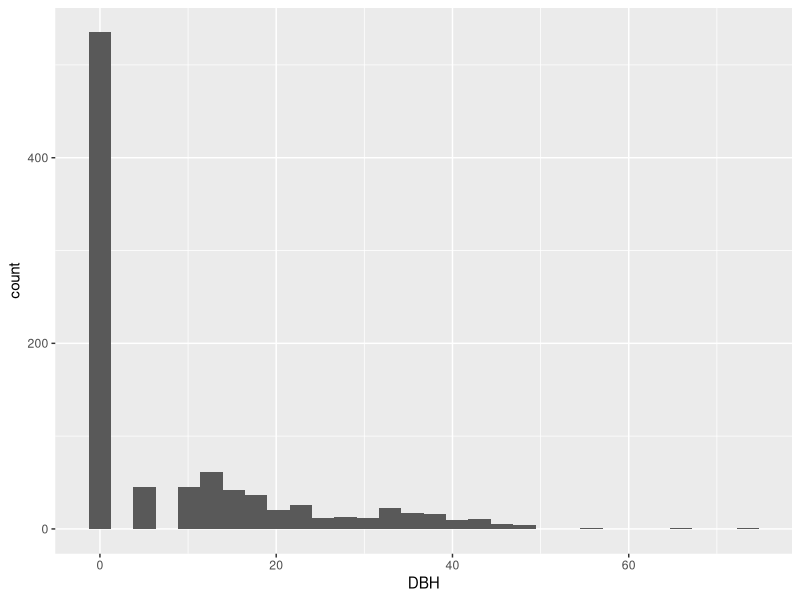
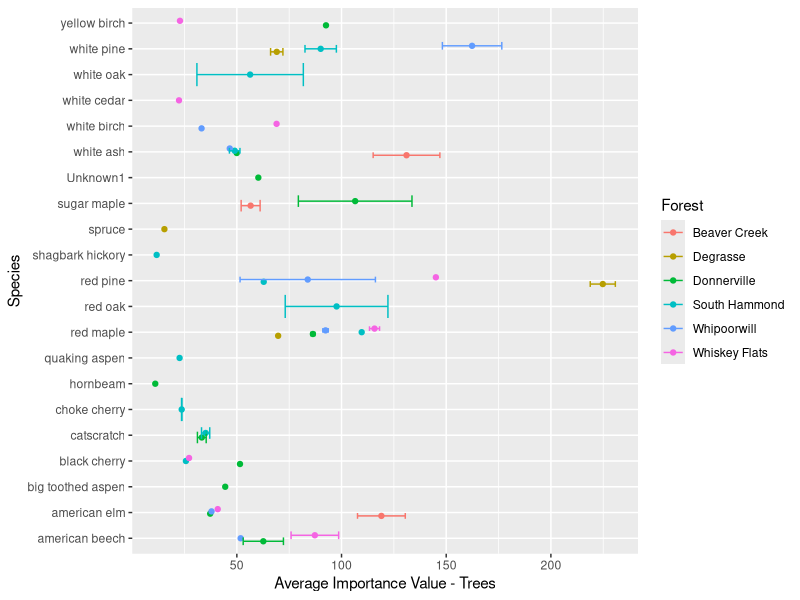
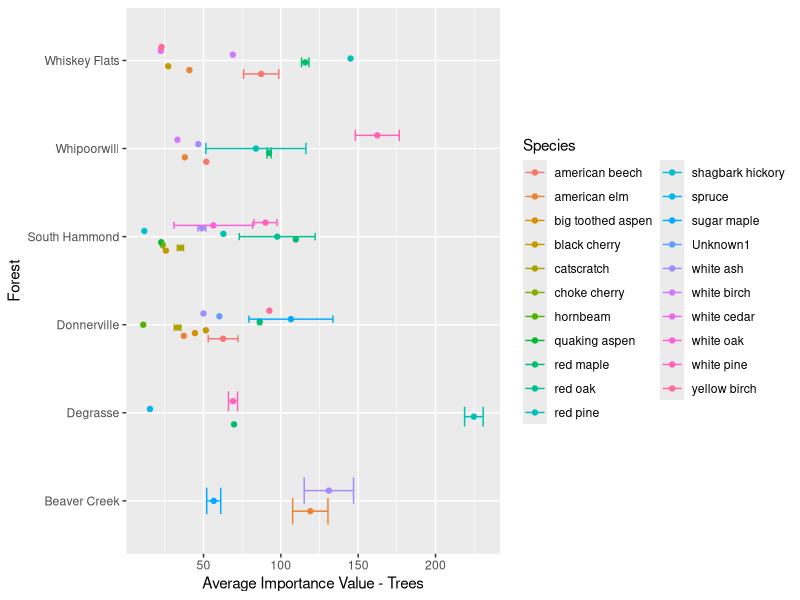
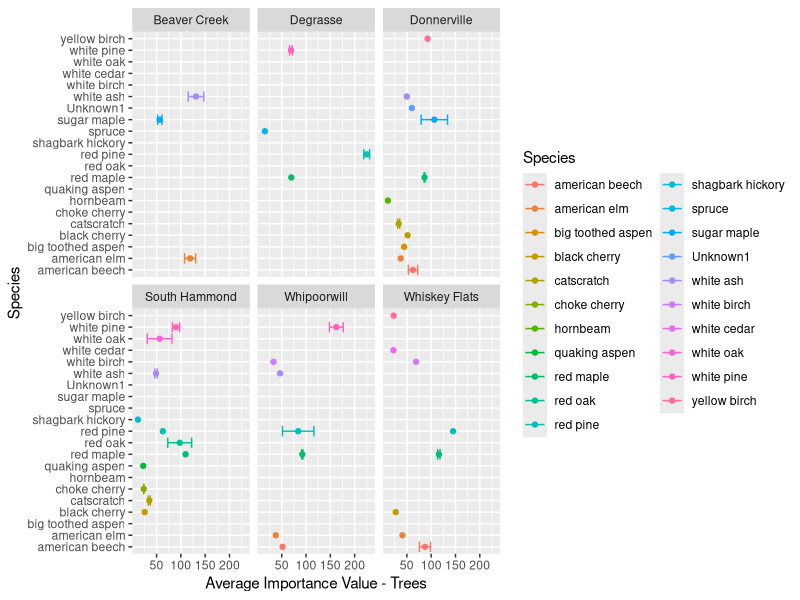
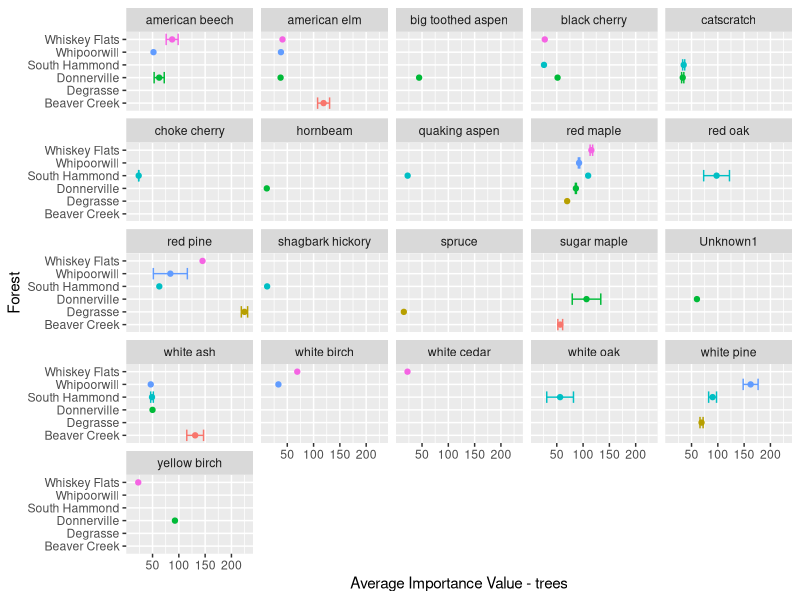
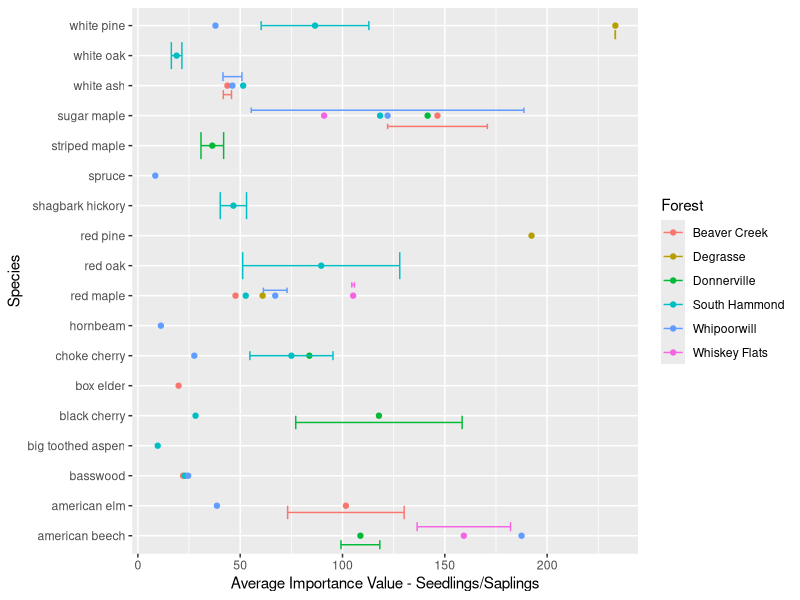
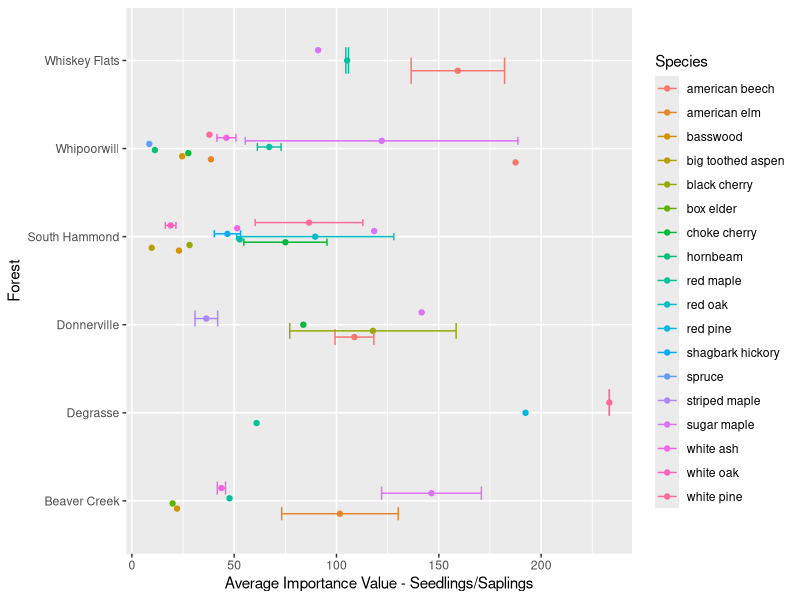
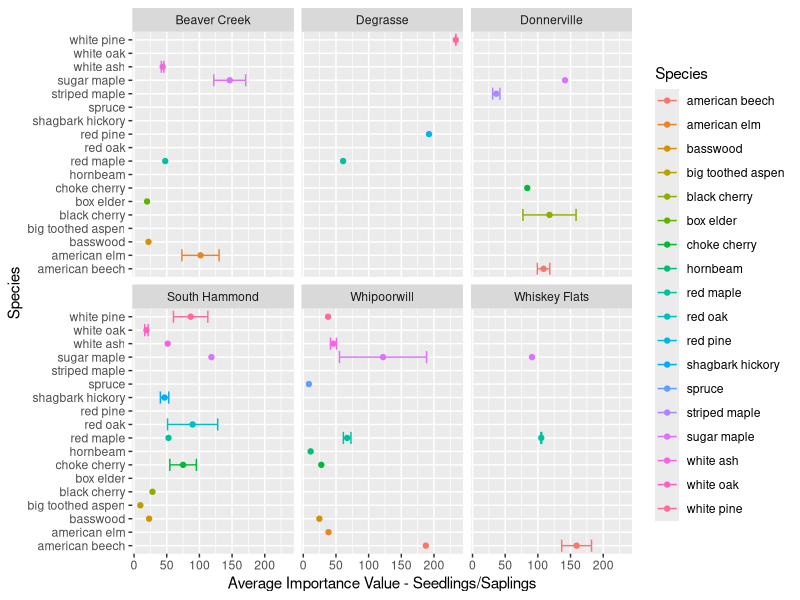

Source code (R) for these figures, in order:
## ---- chunk 1
rm(list = ls())
library(dplyr)
library(tidyr)
library(ggplot2)
## ---- chunk 2
DF<-read.csv("Data/forests.csv")
## ---- chunk 3
ggplot(DF, aes(DBH))+
   geom_histogram()
## ---- chunk 4
big<-filter(DF, DBH >= 60)
big
## ---- chunk 5
species<-levels(DF$Species)
species
## ---- chunk 6
trees<-filter(DF, Type == "tree")
seedsap<-filter(DF, Type != "tree")
## ---- chunk 7
APP_t<-400 #AreaPerPlot = 400m2 per forest plot
## ---- chunk 8
PerP<-trees %>% group_by(Forest, PlotID) %>% summarise(
  treesPerP = length(Species) 
)
## ---- chunk 9
PerP<-PerP %>% mutate(
  TreesPerM2 = treesPerP/APP_t #units is trees per m2
)
## ---- chunk 10
PerP<-PerP %>% mutate(
  TreesPerHect=TreesPerM2*10000
)
## ---- chunk 11
ImportancePerPlot<-trees %>% group_by(Forest, PlotID, Species) %>% summarise(
  Number = length(Species),
  NumPerM2 = Number/APP_t,
  NumPerHect = NumPerM2*10000
)
## ---- chunk 12
ImportancePerPlot<-left_join(ImportancePerPlot, PerP, by = c("Forest", "PlotID"))
## ---- chunk 13
ImportancePerPlot <- ImportancePerPlot %>% mutate(
  RelDen = (NumPerHect/TreesPerHect)*100 #units are trees of that species per hectare
)
## ---- chunk 14
ForestTraits<- ImportancePerPlot %>% group_by(Forest) %>% summarize(
  meanTDensity = mean(TreesPerHect, na.rm = T),
  sdTDensity = sd(TreesPerHect, na.rm = T)
)
## ---- chunk 15
trees<-trees %>% mutate(
  BA = (pi*((DBH/2)*(DBH/2)))
)

## ---- chunk 16
Dominance<-trees %>% group_by(Forest, PlotID) %>% summarize(
  TotBA = sum(BA), #units is basal area of all species per plot
  Dom = sum(BA)/APP_t, #units is area of tree per m2 of plot
  DomPerHect = Dom*10000 #units is basal area per hectare of forest
)
## ---- chunk 17
DomSummary<-Dominance %>% group_by(Forest) %>% summarize(
  meanDom = mean(DomPerHect, na.rm = T),
  sdDom = sd(DomPerHect, na.rm = T)
)

ForestTraits$meanTDom<-DomSummary$meanDom
ForestTraits$sdTDom<-DomSummary$sdDom
## ---- chunk 18
PerP$TotBA = Dominance$TotBA
PerP$TotDom=Dominance$Dom
## ---- chunk 19
DomPerSp<-trees %>% group_by(Forest, PlotID, Species) %>% summarize(
  BA = sum(BA),
  Dom = sum(BA)/APP_t
)
## ---- chunk 20
ImportancePerPlot<-left_join(ImportancePerPlot, DomPerSp)
## ---- chunk 21
ImportancePerPlot<-left_join(ImportancePerPlot, PerP, by = c("Forest", "PlotID"))
## ---- chunk 22
ImportancePerPlot<-ImportancePerPlot %>% mutate(
  RelDom = 100*(Dom/TotDom)
)
## ---- chunk 23
treePlots<-nrow(PerP)
## ---- chunk 24
SpeciesByPlots<-trees %>% group_by(Forest, Species, PlotID) %>% summarise(
  NumInPlot = length(PlotID))
#num in plot corresponds to Number in ImportancePerPlot
ImportancePerPlot<-ImportancePerPlot %>% mutate(
  plot_present = 1
)
#assign each species in each plot a value of 1 to indicate present rather than the actual count of trees.

SpByP<-ImportancePerPlot %>% group_by(Species) %>% summarise(
  NumPlots = sum(plot_present)
)

SpByP<-SpByP %>% mutate(
  TotPlots = nrow(PerP),
  RelFreq = (NumPlots/TotPlots)*100
)
  
## ---- chunk 25
ImportancePerPlot<-left_join(ImportancePerPlot, SpByP, by = "Species")
## ---- chunk 26
ImportancePerPlot <-  ImportancePerPlot %>% mutate(
  IV = RelDen+RelDom+RelFreq
)
## ---- chunk 27
TreeIV<-select(ImportancePerPlot, c(Forest, PlotID, Species,RelDen, RelDom,RelFreq, IV))

write.csv(TreeIV, "Data/TreeImportancValues.csv")
## ---- chunk 28
AvgIVtrees<-ImportancePerPlot %>% group_by(Forest, Species) %>% summarize(
  IV_mean=mean(IV,na.rm=T),
  IV_sd =sd(IV, na.rm = T),
  IV_sem = sd(IV, na.rm = T)/sqrt(sum(!is.na(IV)))
)
## ---- chunk 29
dodge<-position_dodge(0.35)
## ---- chunk 30
ggplot(AvgIVtrees, aes(Species, IV_mean, group = Forest, color = Forest))+
  geom_point(position = dodge)+
  geom_errorbar(aes(ymin = IV_mean - IV_sem, ymax = IV_mean + IV_sem),position = dodge)+
  labs(y = "Average Importance Value - Trees")+
  coord_flip()
## ---- chunk 31
ggplot(AvgIVtrees, aes(Forest, IV_mean, group = Species, color = Species))+
  geom_point(position = dodge)+
  geom_errorbar(aes(ymin = IV_mean - IV_sem, ymax = IV_mean + IV_sem), position = dodge)+
  labs(y = "Average Importance Value - Trees")+
  coord_flip()
## ---- chunk 32
ggplot(AvgIVtrees, aes(Species, IV_mean, color = Species))+
  geom_point(position = dodge)+
  geom_errorbar(aes(ymin = IV_mean - IV_sem, ymax = IV_mean + IV_sem),position = dodge)+
  labs(y = "Average Importance Value - Trees")+
  coord_flip()+
  facet_wrap(~Forest)
## ---- chunk 33
ggplot(AvgIVtrees, aes(Forest, IV_mean, color = Forest))+
  geom_point()+
  geom_errorbar(aes(ymin = IV_mean - IV_sem, ymax = IV_mean + IV_sem))+
  labs(y = "Average Importance Value - trees")+
  coord_flip()+
  facet_wrap(~Species)+
  theme(legend.position="none")
## ---- chunk 34
APP_ss<-30 #30m2 for the 3 seedling/sapling plots
## ---- chunk 35
sPerP<-seedsap %>% group_by(Forest, PlotID) %>% summarise(
  ssapPerP = length(Species)
)
## ---- chunk 36
sPerP<-sPerP %>% mutate(
  total_density = ssapPerP/APP_ss,#units is ssap per m2
  ssDensPerHectare = total_density*10000
)
## ---- chunk 37
seedsap_means<-sPerP %>% group_by(Forest) %>% summarize(
  mean_ss_dens_per_hect = mean(ssDensPerHectare, na.rm = T),
  sd_ss_dens_per_hect = sd(ssDensPerHectare, na.rm = T)
)

ForestTraits$mean_ss_dens_per_hect = seedsap_means$mean_ss_dens_per_hect
ForestTraits$sdSSDensity = seedsap_means$sd_ss_dens_per_hect
## ---- chunk 38
sImportancePerPlot<-seedsap %>% group_by(Forest, PlotID, Species) %>% summarise(
  Number = length(Species)
)
## ---- chunk 39
sImportancePerPlot<-sImportancePerPlot %>% mutate(
  dens_in_plot = Number/APP_ss, #units is seedlings/saplings per m2
  dens_per_hect = dens_in_plot*10000 #units is seedlings/saplings per hectare
)
## ---- chunk 40
sImportancePerPlot<-left_join(sImportancePerPlot, sPerP, by = c("Forest", "PlotID"))
## ---- chunk 41
sImportancePerPlot<-sImportancePerPlot %>% mutate(
  RelDen = (dens_in_plot/total_density)*100
)
## ---- chunk 42
seedsap<-seedsap %>% mutate(
  BA = (pi*((DBH/2)*(DBH/2)))
)

## ---- chunk 43
sDominance<-seedsap %>% group_by(Forest, PlotID) %>% summarize(
  TotBA = sum(BA),
  Dom = sum(BA)/APP_ss, #units is area of seedling/sapling per m2
  DomPerHect = Dom*10000 #units is area of seedlings/saplings per hectare
)
## ---- chunk 44
seedsap_means1<-sDominance %>% group_by(Forest) %>% summarize(
  meanSSDomPerHect = mean(DomPerHect, na.rm = T),
  sdSSDomPerHect = sd(DomPerHect, na.rm = T)
)

ForestTraits$meanSSDom<-seedsap_means1$meanSSDomPerHect
ForestTraits$sdSSDom<-seedsap_means1$sdSSDomPerHect
## ---- chunk 45
write.csv(ForestTraits, "Data/ForestTraits.csv")
## ---- chunk 46
sPerP$TotBA = sDominance$TotBA
sPerP$TotDom=sDominance$Dom
## ---- chunk 47
sDomPerSp<-seedsap %>% group_by(Forest, PlotID, Species) %>% summarize(
  BA = sum(BA),
  Dom = sum(BA)/APP_ss
)
## ---- chunk 48
sImportancePerPlot<-left_join(sImportancePerPlot, sDomPerSp)
## ---- chunk 49
sImportancePerPlot<-left_join(sImportancePerPlot, sPerP, by = c("Forest", "PlotID"))
## ---- chunk 50
sImportancePerPlot<-sImportancePerPlot %>% mutate(
  RelDom = 100*(Dom/TotDom)
)
## ---- chunk 51
seedsapPlots<-nrow(sPerP)
## ---- chunk 52
sSpeciesByPlots<-seedsap %>% group_by(Forest, Species, PlotID) %>% summarise(
  NumInPlot = length(PlotID))
#num in plot corresponds to Number in ImportancePerPlot
sImportancePerPlot<-sImportancePerPlot %>% mutate(
  plot_present = 1
)
#assign each species in each plot a value of 1 to indicate present rather than the actual count of trees.

sSpByP<-sImportancePerPlot %>% group_by(Species) %>% summarise(
  NumPlots = sum(plot_present)
)

sSpByP<-sSpByP %>% mutate(
  TotPlots = nrow(PerP),
  RelFreq = (NumPlots/TotPlots)*100
)
  
## ---- chunk 53
sImportancePerPlot<-left_join(sImportancePerPlot, sSpByP, by = "Species")
## ---- chunk 54
sImportancePerPlot <-  sImportancePerPlot %>% mutate(
  IV = RelDen+RelDom+RelFreq
)
## ---- chunk 55
SSAP_IV<-select(sImportancePerPlot, c(Forest, PlotID, Species, RelDen, RelDom, RelFreq, IV))

write.csv(SSAP_IV, "Data/SeedSapImportanceValues.csv")
## ---- chunk 56
AvgIVseedsap<-sImportancePerPlot %>% group_by(Forest, Species) %>% summarize(
  IV_mean=mean(IV,na.rm=T),
  IV_sd =sd(IV, na.rm = T),
  IV_sem = sd(IV, na.rm = T)/sqrt(sum(!is.na(IV)))
)
## ---- chunk 57
ggplot(AvgIVseedsap, aes(Species, IV_mean, group = Forest, color = Forest))+
  geom_point(position = "dodge")+
  geom_errorbar(aes(ymin = IV_mean - IV_sem, ymax = IV_mean + IV_sem), position = "dodge")+
  labs(y = "Average Importance Value - Seedlings/Saplings")+
  coord_flip()
## ---- chunk 58
ggplot(AvgIVseedsap, aes(Forest, IV_mean, group = Species, color = Species))+
  geom_point(position = dodge)+
  geom_errorbar(aes(ymin = IV_mean - IV_sem, ymax = IV_mean + IV_sem),position = dodge)+
  labs(y = "Average Importance Value - Seedlings/Saplings")+
  coord_flip()
## ---- chunk 59
ggplot(AvgIVseedsap, aes(Species, IV_mean, color = Species))+
  geom_point(position = dodge)+
  geom_errorbar(aes(ymin = IV_mean - IV_sem, ymax = IV_mean + IV_sem),position = dodge)+
  labs(y = "Average Importance Value - Seedlings/Saplings")+
  coord_flip()+
  facet_wrap(~Forest)
## ---- chunk 60
ggplot(AvgIVseedsap, aes(Forest, IV_mean, color = Forest))+
  geom_point()+
  geom_errorbar(aes(ymin = IV_mean - IV_sem, ymax = IV_mean + IV_sem))+
  labs(y = "Average Importance Value - seedlings & saplings")+
  coord_flip()+
  facet_wrap(~Species)+
  theme(legend.position="none")
